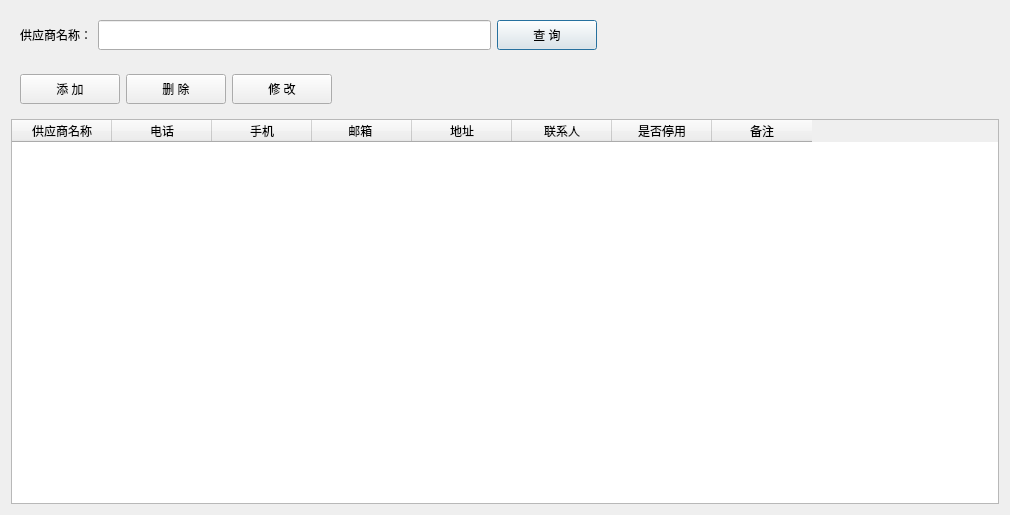
<?xml version="1.0" encoding="UTF-8"?>
<ui version="4.0">
 <class>Dialog</class>
 <widget class="QDialog" name="Dialog">
  <property name="geometry">
   <rect>
    <x>0</x>
    <y>0</y>
    <width>1010</width>
    <height>515</height>
   </rect>
  </property>
  <property name="windowTitle">
   <string>客户管理</string>
  </property>
  <layout class="QVBoxLayout" name="verticalLayout">
   <item>
    <widget class="QWidget" name="widget" native="true">
     <layout class="QHBoxLayout" name="horizontalLayout">
      <item>
       <widget class="QLabel" name="label">
        <property name="minimumSize">
         <size>
          <width>0</width>
          <height>30</height>
         </size>
        </property>
        <property name="text">
         <string>供应商名称：</string>
        </property>
       </widget>
      </item>
      <item>
       <widget class="QLineEdit" name="lineEdit">
        <property name="minimumSize">
         <size>
          <width>0</width>
          <height>30</height>
         </size>
        </property>
       </widget>
      </item>
      <item>
       <widget class="QPushButton" name="pushButton">
        <property name="minimumSize">
         <size>
          <width>100</width>
          <height>30</height>
         </size>
        </property>
        <property name="text">
         <string>查 询</string>
        </property>
       </widget>
      </item>
      <item>
       <spacer name="horizontalSpacer_2">
        <property name="orientation">
         <enum>Qt::Horizontal</enum>
        </property>
        <property name="sizeHint" stdset="0">
         <size>
          <width>40</width>
          <height>20</height>
         </size>
        </property>
       </spacer>
      </item>
     </layout>
    </widget>
   </item>
   <item>
    <widget class="QWidget" name="widget_2" native="true">
     <layout class="QHBoxLayout" name="horizontalLayout_2">
      <item>
       <widget class="QPushButton" name="pushButton_2">
        <property name="minimumSize">
         <size>
          <width>100</width>
          <height>30</height>
         </size>
        </property>
        <property name="text">
         <string>添 加</string>
        </property>
       </widget>
      </item>
      <item>
       <widget class="QPushButton" name="pushButton_3">
        <property name="minimumSize">
         <size>
          <width>100</width>
          <height>30</height>
         </size>
        </property>
        <property name="text">
         <string>删 除</string>
        </property>
       </widget>
      </item>
      <item>
       <widget class="QPushButton" name="pushButton_4">
        <property name="minimumSize">
         <size>
          <width>100</width>
          <height>30</height>
         </size>
        </property>
        <property name="text">
         <string>修 改</string>
        </property>
       </widget>
      </item>
      <item>
       <spacer name="horizontalSpacer">
        <property name="orientation">
         <enum>Qt::Horizontal</enum>
        </property>
        <property name="sizeHint" stdset="0">
         <size>
          <width>40</width>
          <height>20</height>
         </size>
        </property>
       </spacer>
      </item>
     </layout>
    </widget>
   </item>
   <item>
    <widget class="QTableWidget" name="tableWidget">
     <column>
      <property name="text">
       <string>供应商名称</string>
      </property>
     </column>
     <column>
      <property name="text">
       <string>电话</string>
      </property>
     </column>
     <column>
      <property name="text">
       <string>手机</string>
      </property>
     </column>
     <column>
      <property name="text">
       <string>邮箱 </string>
      </property>
     </column>
     <column>
      <property name="text">
       <string>地址</string>
      </property>
     </column>
     <column>
      <property name="text">
       <string>联系人</string>
      </property>
     </column>
     <column>
      <property name="text">
       <string>是否停用</string>
      </property>
     </column>
     <column>
      <property name="text">
       <string>备注</string>
      </property>
     </column>
    </widget>
   </item>
  </layout>
 </widget>
 <resources/>
 <connections/>
</ui>
